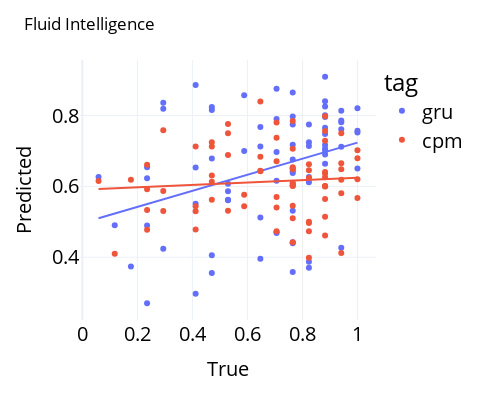
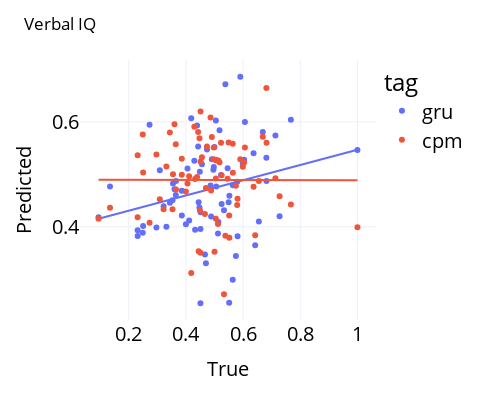
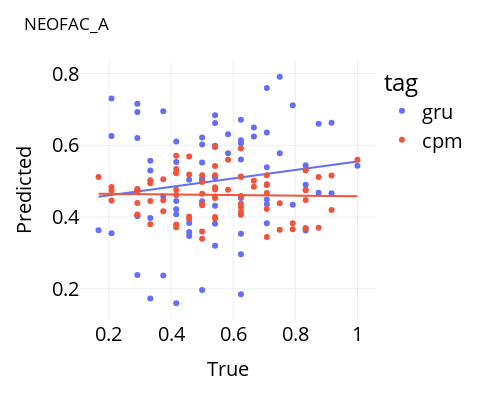
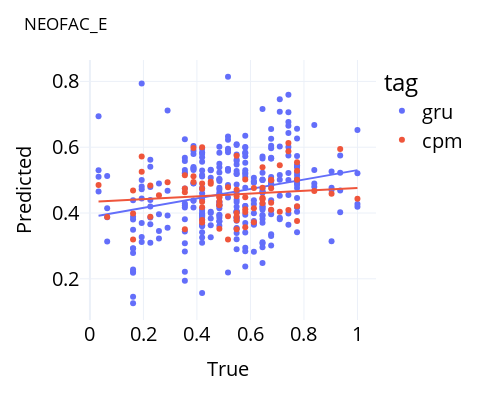

Notebook cell for these charts, in order:
### Code cell
for bhv in select_bhv:
    plot_y, plot_y_hat = [], []
    plot_tag = []
    for model in models:
        plot_y += list(save_y[model][bhv])
        plot_y_hat += list(save_y_hat[model][bhv])
        k_sub = len(save_y[model][bhv])
        plot_tag += [model]*k_sub

    # df for px
    df = pd.DataFrame(
        {'true': plot_y, 'predicted': plot_y_hat,
         'tag': plot_tag})
    fig = px.scatter(df, x='true', y='predicted', 
                     color='tag', trendline='ols')
    fig.update_layout(height=400, width=480,
                      title_text=pretty_bhv[bhv],
                      font_color='black',
                      legend_font_size=20)
    fig.update_xaxes(dtick=0.2, tickfont=dict(size=20),
                     title=dict(text='True',
                                font_size=20))
    fig.update_yaxes(dtick=0.2, tickfont=dict(size=20),
                     title=dict(text='Predicted',
                                font_size=20))
    fig.show()
